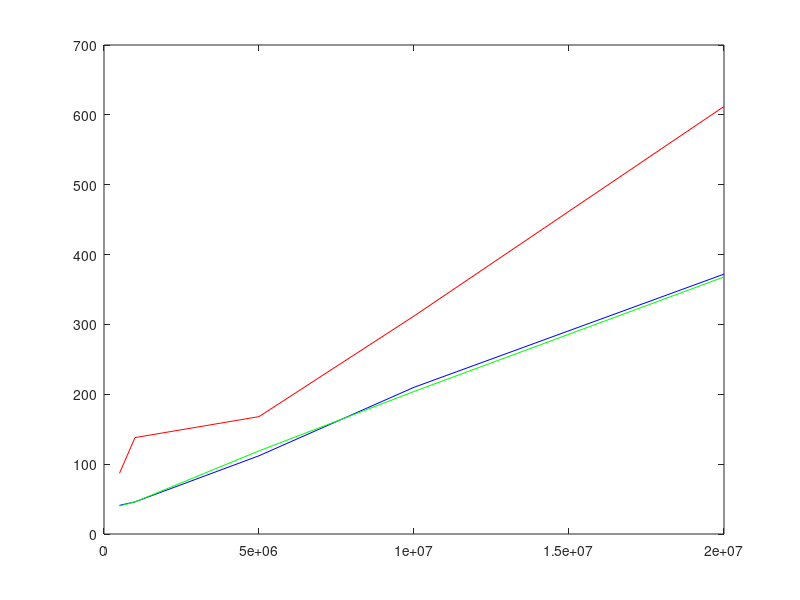

This figure's MATLAB source:
% analisys Ex 1
% petitions = [10 30 50 70 100 500];
% timePool = [28.7 37.17 47.24 57.39 77.447 273.598];
% timeNoPool = [26.99 37.37 46.54 56.86 71.55 276.179];
% plot(petitions, timePool, 'b');
% hold on;
% plot(petitions, timeNoPool, 'r');
% hold off;

% analysis Ex 3
% points = [5e5 1e6 5e6 1e7 2e7];
% uni = [43 61 226 411 807];
% multi = [41 59 186 357 677];
% call = [46 62 176 335 633];
% plot(points, uni, 'r');
% hold on;
% plot(points, multi, 'b');
% plot(points, call, 'g');
% hold off;
 
% analysis Ex 4
points = [5e5 1e6 5e6 1e7 2e7];
uni = [87 138 168 312 612];
multi = [41 46 112 210 372];
call = [40 46 119 204 368];
plot(points, uni, 'r');
hold on;
plot(points, multi, 'b');
plot(points, call, 'g');
hold off;